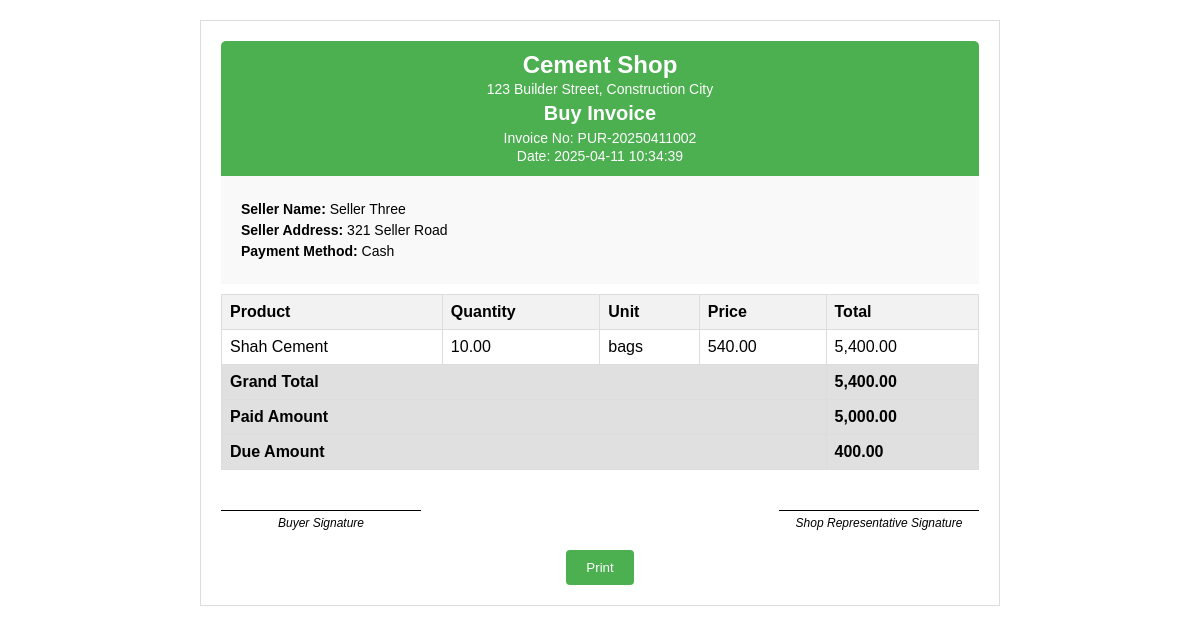
Screenshot of /pages/invoice.php?purchase_id=5 (signed in) with the database file from the repository.
### tables this page shows
CREATE TABLE purchase_headers (
    id INT AUTO_INCREMENT PRIMARY KEY,
    seller_id INT NOT NULL,
    total DECIMAL(10, 2) NOT NULL CHECK (total >= 0),
    paid DECIMAL(10, 2) NOT NULL CHECK (paid >= 0),
    due DECIMAL(10, 2) NOT NULL CHECK (due >= 0),
    purchase_date DATE NOT NULL,
    payment_method_id INT NOT NULL,
    invoice_number VARCHAR(50) NOT NULL UNIQUE,
    created_at TIMESTAMP DEFAULT CURRENT_TIMESTAMP,
    FOREIGN KEY (seller_id) REFERENCES sellers(id) ON DELETE CASCADE,
    FOREIGN KEY (payment_method_id) REFERENCES payment_methods(id) ON DELETE RESTRICT,
    INDEX idx_purchase_date (purchase_date),
    INDEX idx_invoice_number (invoice_number)
);

CREATE TABLE sellers (
    id INT AUTO_INCREMENT PRIMARY KEY,
    name VARCHAR(100) NOT NULL,
    phone VARCHAR(20),
    address TEXT,
    created_at TIMESTAMP DEFAULT CURRENT_TIMESTAMP,
    INDEX idx_name (name),
    INDEX idx_phone (phone),
    FULLTEXT idx_address (address)
     
     
     
);

CREATE TABLE purchase_items (
    id INT AUTO_INCREMENT PRIMARY KEY,
    purchase_id INT,
    product_id INT,
    quantity DECIMAL(10, 2) NOT NULL CHECK (quantity > 0),
    price DECIMAL(10, 2) NOT NULL CHECK (price >= 0),
    total DECIMAL(10, 2) NOT NULL CHECK (total >= 0),
    unit VARCHAR(50) NOT NULL,
    type VARCHAR(50) DEFAULT NULL,
    created_at TIMESTAMP DEFAULT CURRENT_TIMESTAMP,
    FOREIGN KEY (purchase_id) REFERENCES purchase_headers(id) ON DELETE CASCADE,
    FOREIGN KEY (product_id) REFERENCES products(id) ON DELETE SET NULL,
    INDEX idx_purchase_id (purchase_id),
    INDEX idx_product_id (product_id)
);

CREATE TABLE products (
    id INT AUTO_INCREMENT PRIMARY KEY,
    category_id INT,
    name VARCHAR(255) NOT NULL,
    price DECIMAL(10, 2) NOT NULL CHECK (price >= 0),
    quantity DECIMAL(10, 2) NOT NULL CHECK (quantity >= 0),
    unit VARCHAR(50),
    brand_name VARCHAR(255),
    type VARCHAR(50),
    created_at TIMESTAMP DEFAULT CURRENT_TIMESTAMP,
    updated_at TIMESTAMP DEFAULT CURRENT_TIMESTAMP ON UPDATE CURRENT_TIMESTAMP,
    FOREIGN KEY (category_id) REFERENCES categories(id) ON DELETE SET NULL,
    UNIQUE KEY uk_products (name, category_id, unit, price, brand_name),
    INDEX idx_products_created_at (created_at),
    INDEX idx_products_lookup (name, category_id, unit, price, brand_name),
    INDEX idx_products_category_id (category_id),
    CONSTRAINT fk_product_unit FOREIGN KEY (category_id, unit) REFERENCES category_units(category_id, unit) ON DELETE SET NULL
);

### pages/invoice.php (called while the page is built, shortened)
<?php
include_once '../core/functions.php';
$purchase_id = isset($_GET['purchase_id']) ? filter_input(INPUT_GET, 'purchase_id', FILTER_VALIDATE_INT) : 0;
$sql = "SELECT ph.*, s.name as seller_name, s.address as seller_address
        FROM purchase_headers ph
        LEFT JOIN sellers s ON ph.seller_id = s.id
        WHERE ph.id = ?";
$stmt = $conn->prepare($sql);
$stmt->bind_param("i", $purchase_id);
$stmt->execute();
$result = $stmt->get_result();
$purchase = $result->fetch_assoc();
$itemsSql = "SELECT pi.quantity, pi.price as unit_price, pi.total, pi.unit, pi.type, p.name as product_name
             FROM purchase_items pi
             LEFT JOIN products p ON pi.product_id = p.id
             WHERE pi.purchase_id = ?";
$itemsStmt = $conn->prepare($itemsSql);
$itemsStmt->bind_param("i", $purchase_id);
$itemsStmt->execute();
$itemsResult = $itemsStmt->get_result();
$items = $itemsResult->fetch_all(MYSQLI_ASSOC);
include 'invoice_template.php';
?>

### pages/invoice_template.php (the view, shortened to what this page needs)
<?php
$shopName = "Cement Shop";
$shopAddress = "123 Builder Street, Construction City";
$invoiceDate = date('Y-m-d H:i:s', strtotime($purchase['purchase_date'] . ' ' . date('H:i:s')));
?>
<!DOCTYPE html>
<html>
<head>
</head>
<body>
    <div class="invoice">
        <div class="invoice-header">
            <h1><?php echo htmlspecialchars($shopName); ?></h1>
            <p><?php echo htmlspecialchars($shopAddress); ?></p>
            <h2>Buy Invoice</h2>
            <p>Invoice No: <?php echo htmlspecialchars($purchase['invoice_number']); ?></p>
            <p>Date: <?php echo htmlspecialchars($invoiceDate); ?></p>
        </div>
        <div class="invoice-details">
            <p><strong>Seller Name:</strong> <?php echo htmlspecialchars($purchase['seller_name'] ?? 'N/A'); ?></p>
            <p><strong>Seller Address:</strong> <?php echo htmlspecialchars($purchase['seller_address'] ?? 'N/A'); ?></p>
            <p><strong>Payment Method:</strong> <?php echo htmlspecialchars($purchase['payment_method_id'] ? 'Cash' : 'Other'); ?></p>
        </div>
        <table class="invoice-table">
            <thead>
                <tr>
                    <th>Product</th>
                    <th>Quantity</th>
                    <th>Unit</th>
                    <th>Price</th>
                    <th>Total</th>
                </tr>
            </thead>
            <tbody>
                <?php foreach ($items as $item): ?>
                    <tr>
                        <td><?php echo htmlspecialchars($item['product_name'] ?? 'Unknown Product'); ?></td>
                        <td><?php echo htmlspecialchars($item['quantity']); ?></td>
                        <td><?php echo htmlspecialchars($item['unit']); ?></td>
                        <td><?php echo number_format($item['unit_price'], 2); ?></td>
                        <td><?php echo number_format($item['total'], 2); ?></td>
                    </tr>
                <?php endforeach; ?>
                <tr class="total-row">
                    <td colspan="4"><strong>Grand Total</strong></td>
                    <td><?php echo number_format($purchase['total'], 2); ?></td>
                </tr>
                <tr class="total-row">
                    <td colspan="4"><strong>Paid Amount</strong></td>
                    <td><?php echo number_format($purchase['paid'], 2); ?></td>
                </tr>
                <tr class="total-row">
                    <td colspan="4"><strong>Due Amount</strong></td>
                    <td><?php echo number_format($purchase['due'], 2); ?></td>
                </tr>
            </tbody>
        </table>
        <div class="signature-section">
            <div class="signature-line">Buyer Signature</div>
            <div class="signature-line">Shop Representative Signature</div>
        </div>
        <div class="buttons">
            <button onclick="printInvoice()">Print</button>
        </div>
    </div>
</body>
</html>

### pages/invoice_template.php (style rules this page uses)
body { font-family: Arial, sans-serif; margin: 0; padding: 20px; }
.invoice { width: 100%; max-width: 800px; margin: 0 auto; border: 1px solid #ddd; padding: 20px; box-sizing: border-box; }
.invoice-header { background: #4CAF50; color: white; padding: 10px; text-align: center; border-radius: 5px 5px 0 0; }
.invoice-header h1 { margin: 0; font-size: 24px; }
.invoice-header h2 { margin: 5px 0; font-size: 20px; }
.invoice-header p { margin: 2px 0; font-size: 14px; }
.invoice-details { padding: 20px; background: #f9f9f9; }
.invoice-details p { margin: 5px 0; font-size: 14px; }
.invoice-table { width: 100%; border-collapse: collapse; margin: 10px 0; }
.invoice-table th, .invoice-table td { border: 1px solid #ddd; padding: 8px; text-align: left; }
.invoice-table th { background: #f2f2f2; }
.total-row { font-weight: bold; background: #e0e0e0; }
.signature-section { display: flex; justify-content: space-between; margin-top: 40px; }
.signature-line { border-top: 1px solid #000; width: 200px; padding-top: 5px; font-style: italic; font-size: 12px; text-align: center; }
.buttons { text-align: center; margin-top: 20px; }
.buttons button { padding: 10px 20px; margin: 0 10px; background-color: #4CAF50; color: white; border: none; border-radius: 4px; cursor: pointer; }

### rows the page displays
purchase_headers: invoice_number "PUR-20250411002", purchase_date "2025-04-11 10:34:39", seller.name "Seller Three", seller.address "321 Seller Road", payment_method "Cash", total "5,400.00", paid "5,000.00", due "400.00"
purchase_items: product.name "Shah Cement", quantity "10.00", unit "bags", price "540.00", total "5,400.00"

### other values shown
$shopName "Cement Shop"
$shopAddress "123 Builder Street, Construction City"
